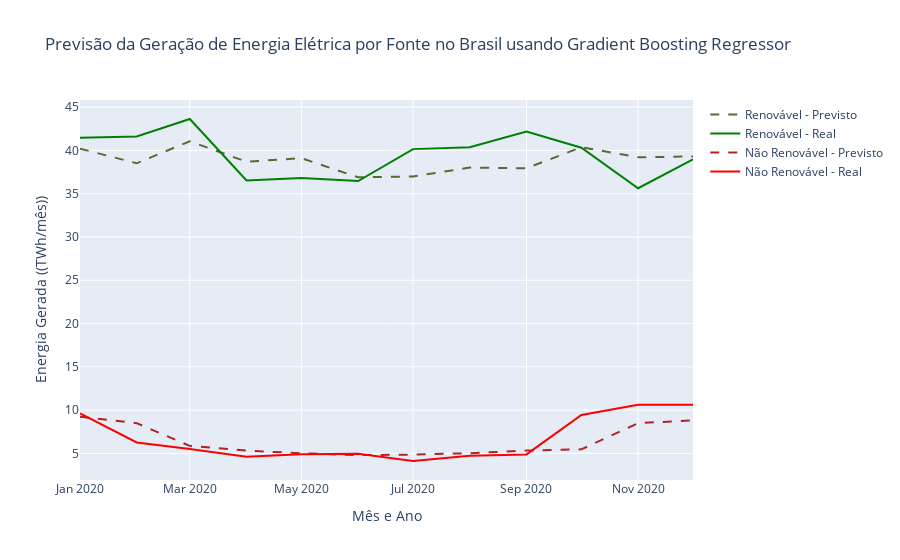

The notebook cell this image was saved under:
### Code cell
f.plot_results(df, y_val, y_pred_gbr, 'Gradient Boosting Regressor')

### Figure 1 — Plotly figure (JSON) as saved in the notebook; plotly's stock layout.template omitted (floating-point values rounded to 4 significant figures)
{"data": [{"line": {"color": "darkolivegreen", "dash": "dash", "width": 2}, "mode": "lines", "name": "Renovável - Previsto", "type": "scatter", "x": ["2020-01", "2020-02", "2020-03", "2020-04", "2020-05", "2020-06", "2020-07", "2020-08", "2020-09", "2020-10", "2020-11", "2020-12"], "y": [40.21, 38.51, 41.06, 38.69, 39.11, 36.9, 36.99, 38.02, 37.94, 40.38, 39.21, 39.3]}, {"line": {"color": "green", "width": 2}, "mode": "lines", "name": "Renovável - Real", "type": "scatter", "x": ["2020-01", "2020-02", "2020-03", "2020-04", "2020-05", "2020-06", "2020-07", "2020-08", "2020-09", "2020-10", "2020-11", "2020-12"], "y": [41.46, 41.6, 43.63, 36.53, 36.8, 36.46, 40.15, 40.37, 42.17, 40.31, 35.63, 38.96]}, {"line": {"color": "firebrick", "dash": "dash", "width": 2}, "mode": "lines", "name": "Não Renovável - Previsto", "type": "scatter", "x": ["2020-01", "2020-02", "2020-03", "2020-04", "2020-05", "2020-06", "2020-07", "2020-08", "2020-09", "2020-10", "2020-11", "2020-12"], "y": [9.246, 8.487, 5.866, 5.313, 5.013, 4.796, 4.861, 5.023, 5.325, 5.468, 8.488, 8.822]}, {"line": {"color": "red", "width": 2}, "mode": "lines", "name": "Não Renovável - Real", "type": "scatter", "x": ["2020-01", "2020-02", "2020-03", "2020-04", "2020-05", "2020-06", "2020-07", "2020-08", "2020-09", "2020-10", "2020-11", "2020-12"], "y": [9.61, 6.26, 5.5, 4.62, 4.89, 4.95, 4.12, 4.72, 4.88, 9.43, 10.61, 10.62]}], "layout": {"title": {"text": "Previsão da Geração de Energia Elétrica por Fonte no Brasil usando Gradient Boosting Regressor"}, "xaxis": {"title": {"text": "Mês e Ano"}}, "yaxis": {"title": {"text": "Energia Gerada ((TWh/mês))"}}}}
